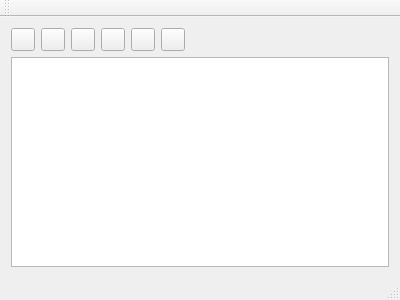
<?xml version="1.0" encoding="UTF-8"?>
<ui version="4.0">
 <class>MainWindow</class>
 <widget class="QMainWindow" name="MainWindow">
  <property name="geometry">
   <rect>
    <x>0</x>
    <y>0</y>
    <width>400</width>
    <height>300</height>
   </rect>
  </property>
  <property name="windowTitle">
   <string>MainWindow</string>
  </property>
  <widget class="QWidget" name="centralWidget">
   <layout class="QHBoxLayout" name="horizontalLayout_2">
    <item>
     <layout class="QGridLayout" name="gridLayout">
      <item row="0" column="0">
       <layout class="QHBoxLayout" name="horizontalLayout">
        <item>
         <widget class="QToolButton" name="btn_add">
          <property name="autoFillBackground">
           <bool>false</bool>
          </property>
          <property name="styleSheet">
           <string notr="true">
border-image: url(:/btn_imgs/add);</string>
          </property>
          <property name="text">
           <string/>
          </property>
         </widget>
        </item>
        <item>
         <widget class="QToolButton" name="btn_previous">
          <property name="autoFillBackground">
           <bool>false</bool>
          </property>
          <property name="styleSheet">
           <string notr="true">
border-image: url(:/btn_imgs/previous);</string>
          </property>
          <property name="text">
           <string/>
          </property>
         </widget>
        </item>
        <item>
         <widget class="QToolButton" name="btn_play">
          <property name="autoFillBackground">
           <bool>false</bool>
          </property>
          <property name="styleSheet">
           <string notr="true">
border-image: url(:/btn_imgs/play);</string>
          </property>
          <property name="text">
           <string/>
          </property>
         </widget>
        </item>
        <item>
         <widget class="QToolButton" name="btn_pause">
          <property name="autoFillBackground">
           <bool>false</bool>
          </property>
          <property name="styleSheet">
           <string notr="true">
border-image: url(:/btn_imgs/pause);</string>
          </property>
          <property name="text">
           <string/>
          </property>
         </widget>
        </item>
        <item>
         <widget class="QToolButton" name="btn_stop">
          <property name="autoFillBackground">
           <bool>false</bool>
          </property>
          <property name="styleSheet">
           <string notr="true">
border-image: url(:/btn_imgs/stop);</string>
          </property>
          <property name="text">
           <string/>
          </property>
         </widget>
        </item>
        <item>
         <widget class="QToolButton" name="btn_next">
          <property name="autoFillBackground">
           <bool>false</bool>
          </property>
          <property name="styleSheet">
           <string notr="true">
border-image: url(:/btn_imgs/next);</string>
          </property>
          <property name="text">
           <string/>
          </property>
         </widget>
        </item>
        <item>
         <spacer name="horizontalSpacer">
          <property name="orientation">
           <enum>Qt::Horizontal</enum>
          </property>
          <property name="sizeHint" stdset="0">
           <size>
            <width>40</width>
            <height>20</height>
           </size>
          </property>
         </spacer>
        </item>
       </layout>
      </item>
      <item row="1" column="0" colspan="2">
       <widget class="QTableView" name="tableView"/>
      </item>
      <item row="0" column="1">
       <widget class="QLabel" name="label">
        <property name="font">
         <font>
          <family>Arial</family>
          <pointsize>12</pointsize>
          <weight>75</weight>
          <bold>true</bold>
         </font>
        </property>
        <property name="text">
         <string/>
        </property>
       </widget>
      </item>
     </layout>
    </item>
   </layout>
  </widget>
  <widget class="QMenuBar" name="menuBar">
   <property name="geometry">
    <rect>
     <x>0</x>
     <y>0</y>
     <width>400</width>
     <height>24</height>
    </rect>
   </property>
  </widget>
  <widget class="QToolBar" name="mainToolBar">
   <attribute name="toolBarArea">
    <enum>TopToolBarArea</enum>
   </attribute>
   <attribute name="toolBarBreak">
    <bool>false</bool>
   </attribute>
  </widget>
  <widget class="QStatusBar" name="statusBar"/>
 </widget>
 <layoutdefault spacing="6" margin="11"/>
 <resources/>
 <connections/>
</ui>
